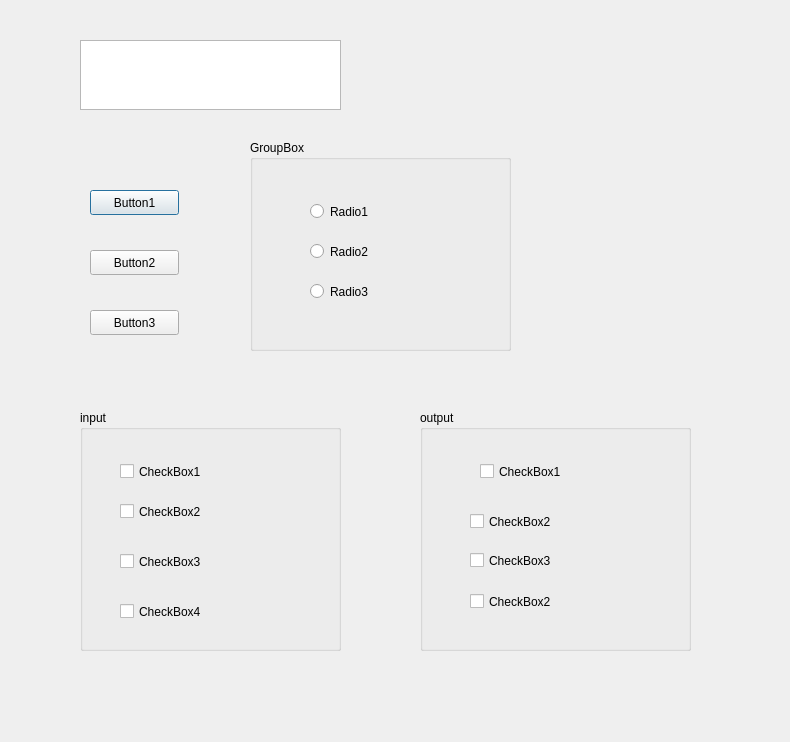
<?xml version="1.0" encoding="UTF-8"?>
<ui version="4.0">
 <class>Dialog</class>
 <widget class="QDialog" name="Dialog">
  <property name="geometry">
   <rect>
    <x>0</x>
    <y>0</y>
    <width>790</width>
    <height>742</height>
   </rect>
  </property>
  <property name="windowTitle">
   <string>Dialog</string>
  </property>
  <widget class="QTextEdit" name="textEdit">
   <property name="geometry">
    <rect>
     <x>80</x>
     <y>40</y>
     <width>261</width>
     <height>70</height>
    </rect>
   </property>
  </widget>
  <widget class="QPushButton" name="pushButton">
   <property name="geometry">
    <rect>
     <x>90</x>
     <y>190</y>
     <width>89</width>
     <height>25</height>
    </rect>
   </property>
   <property name="text">
    <string>Button1</string>
   </property>
  </widget>
  <widget class="QPushButton" name="pushButton_2">
   <property name="geometry">
    <rect>
     <x>90</x>
     <y>250</y>
     <width>89</width>
     <height>25</height>
    </rect>
   </property>
   <property name="text">
    <string>Button2</string>
   </property>
  </widget>
  <widget class="QGroupBox" name="groupBox">
   <property name="geometry">
    <rect>
     <x>250</x>
     <y>140</y>
     <width>261</width>
     <height>211</height>
    </rect>
   </property>
   <property name="title">
    <string>GroupBox</string>
   </property>
   <widget class="QRadioButton" name="radioButton_2">
    <property name="geometry">
     <rect>
      <x>60</x>
      <y>100</y>
      <width>112</width>
      <height>23</height>
     </rect>
    </property>
    <property name="text">
     <string>Radio2</string>
    </property>
   </widget>
   <widget class="QRadioButton" name="radioButton_3">
    <property name="geometry">
     <rect>
      <x>60</x>
      <y>140</y>
      <width>112</width>
      <height>23</height>
     </rect>
    </property>
    <property name="text">
     <string>Radio3</string>
    </property>
   </widget>
   <widget class="QRadioButton" name="radioButton">
    <property name="geometry">
     <rect>
      <x>60</x>
      <y>60</y>
      <width>112</width>
      <height>23</height>
     </rect>
    </property>
    <property name="text">
     <string>Radio1</string>
    </property>
   </widget>
  </widget>
  <widget class="QPushButton" name="pushButton_3">
   <property name="geometry">
    <rect>
     <x>90</x>
     <y>310</y>
     <width>89</width>
     <height>25</height>
    </rect>
   </property>
   <property name="text">
    <string>Button3</string>
   </property>
  </widget>
  <widget class="QGroupBox" name="groupBox_2">
   <property name="geometry">
    <rect>
     <x>80</x>
     <y>410</y>
     <width>261</width>
     <height>241</height>
    </rect>
   </property>
   <property name="title">
    <string>input</string>
   </property>
   <widget class="QCheckBox" name="checkBox_4">
    <property name="geometry">
     <rect>
      <x>40</x>
      <y>190</y>
      <width>101</width>
      <height>23</height>
     </rect>
    </property>
    <property name="text">
     <string>CheckBox4</string>
    </property>
   </widget>
   <widget class="QCheckBox" name="checkBox_2">
    <property name="geometry">
     <rect>
      <x>40</x>
      <y>90</y>
      <width>101</width>
      <height>23</height>
     </rect>
    </property>
    <property name="text">
     <string>CheckBox2</string>
    </property>
   </widget>
   <widget class="QCheckBox" name="checkBox_3">
    <property name="geometry">
     <rect>
      <x>40</x>
      <y>140</y>
      <width>101</width>
      <height>23</height>
     </rect>
    </property>
    <property name="text">
     <string>CheckBox3</string>
    </property>
   </widget>
   <widget class="QCheckBox" name="checkBox">
    <property name="geometry">
     <rect>
      <x>40</x>
      <y>50</y>
      <width>101</width>
      <height>23</height>
     </rect>
    </property>
    <property name="text">
     <string>CheckBox1</string>
    </property>
   </widget>
  </widget>
  <widget class="QGroupBox" name="groupBox_3">
   <property name="geometry">
    <rect>
     <x>420</x>
     <y>410</y>
     <width>271</width>
     <height>241</height>
    </rect>
   </property>
   <property name="title">
    <string>output</string>
   </property>
   <widget class="QCheckBox" name="checkBox_5">
    <property name="geometry">
     <rect>
      <x>60</x>
      <y>50</y>
      <width>101</width>
      <height>23</height>
     </rect>
    </property>
    <property name="text">
     <string>CheckBox1</string>
    </property>
   </widget>
   <widget class="QCheckBox" name="checkBox_6">
    <property name="geometry">
     <rect>
      <x>50</x>
      <y>100</y>
      <width>101</width>
      <height>23</height>
     </rect>
    </property>
    <property name="text">
     <string>CheckBox2</string>
    </property>
   </widget>
   <widget class="QCheckBox" name="checkBox_7">
    <property name="geometry">
     <rect>
      <x>50</x>
      <y>140</y>
      <width>111</width>
      <height>21</height>
     </rect>
    </property>
    <property name="text">
     <string>CheckBox3</string>
    </property>
   </widget>
   <widget class="QCheckBox" name="checkBox_8">
    <property name="geometry">
     <rect>
      <x>50</x>
      <y>180</y>
      <width>101</width>
      <height>23</height>
     </rect>
    </property>
    <property name="text">
     <string>CheckBox2</string>
    </property>
   </widget>
  </widget>
 </widget>
 <resources/>
 <connections/>
</ui>
